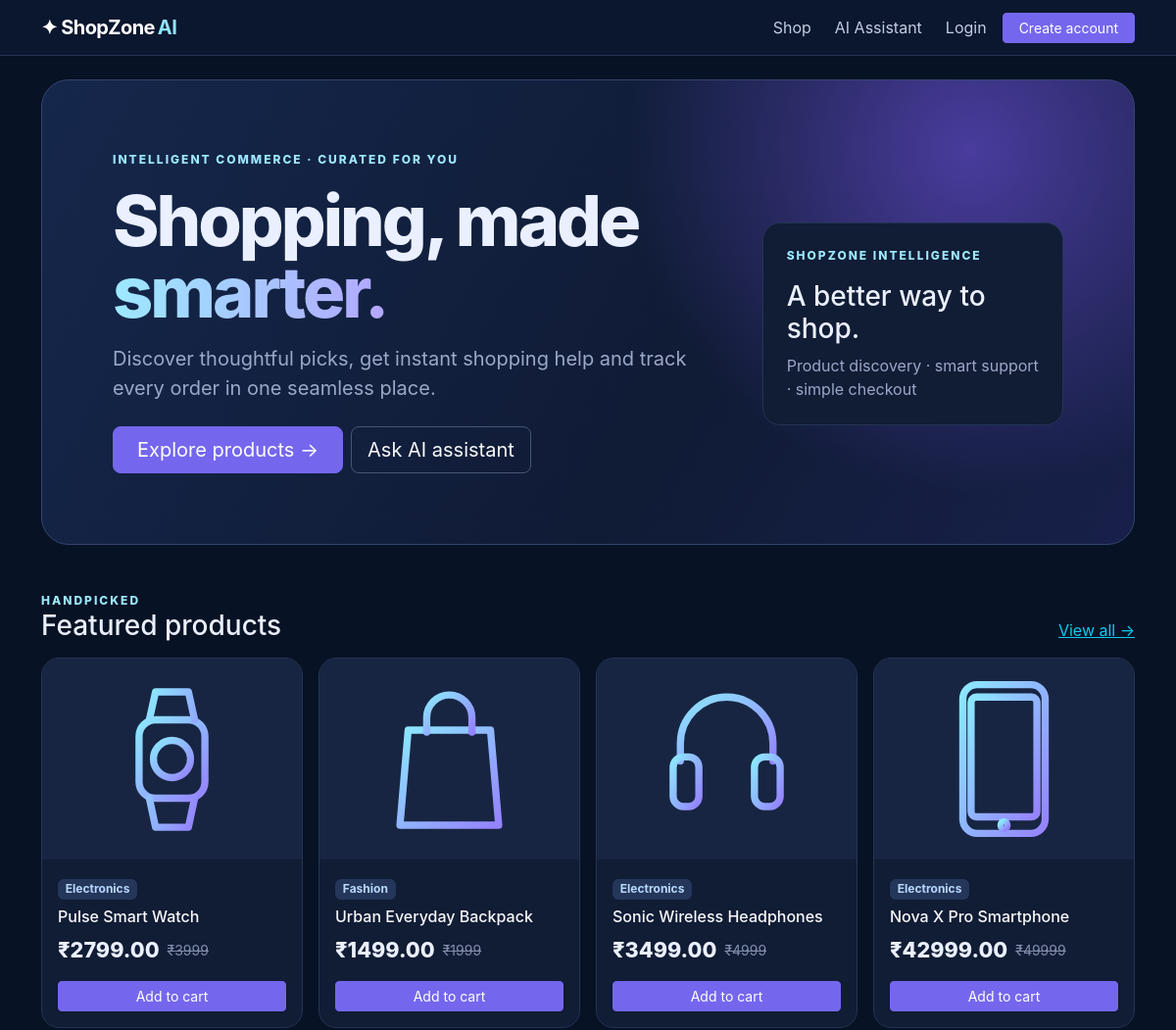
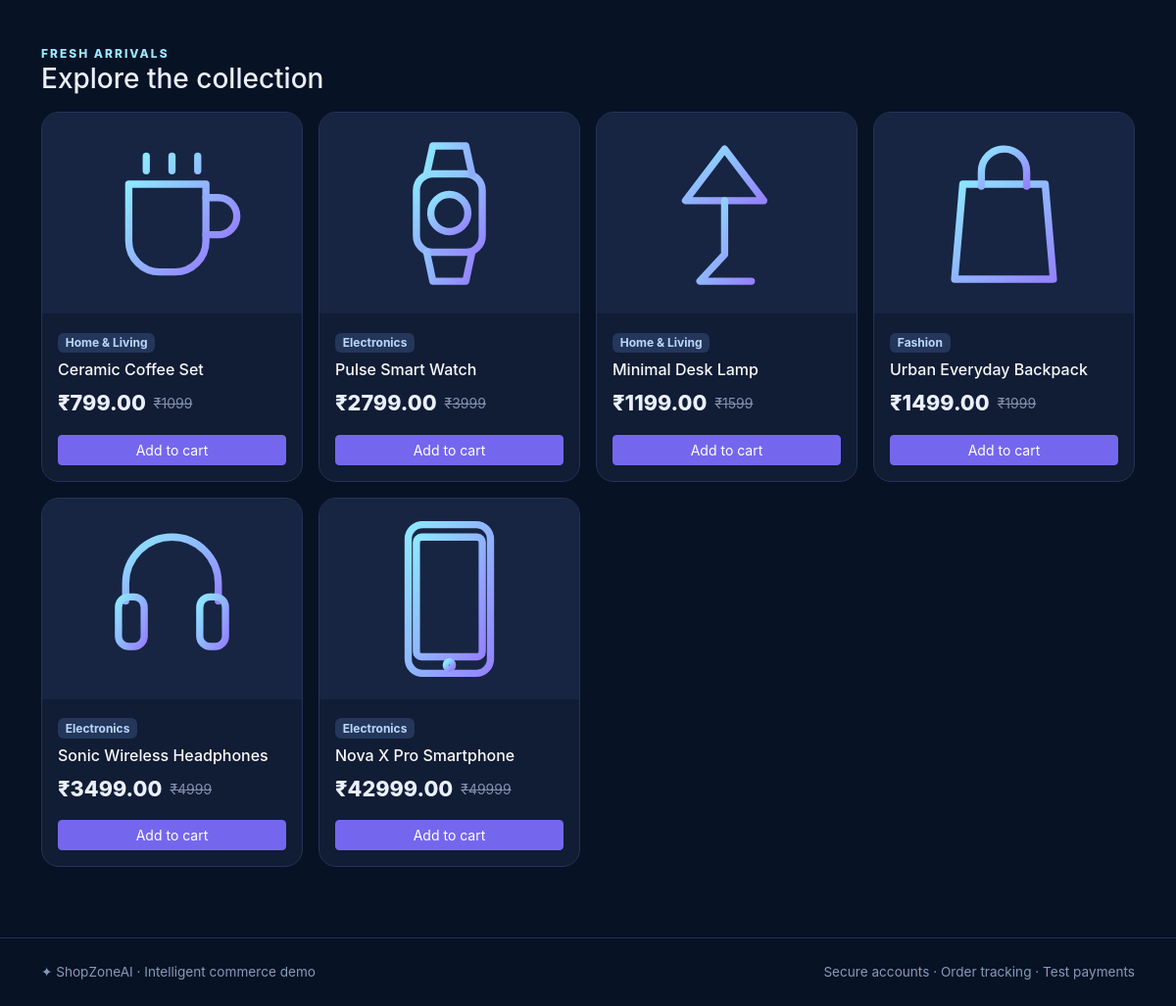
The page / on the database its author committed (2 pictures, top to bottom).
### app.py (models this page shows)
class Product(db.Model):
    id = db.Column(db.Integer, primary_key=True)
    name = db.Column(db.String(140), nullable=False)
    category = db.Column(db.String(70), nullable=False, default='General')
    description = db.Column(db.Text, nullable=False, default='')
    price = db.Column(db.Numeric(12,2), nullable=False, default=0)
    compare_price = db.Column(db.Numeric(12,2), default=0)
    stock = db.Column(db.Integer, nullable=False, default=0)
    image = db.Column(db.String(255), default='')
    active = db.Column(db.Boolean, default=True)
    featured = db.Column(db.Boolean, default=False)
    created_at = db.Column(db.DateTime, default=datetime.utcnow)

### app.py (the view)
@app.route('/')
def home():
    featured=Product.query.filter_by(active=True,featured=True).order_by(Product.created_at.desc()).limit(4).all()
    latest=Product.query.filter_by(active=True).order_by(Product.created_at.desc()).limit(8).all()
    categories=db.session.query(Product.category).filter_by(active=True).distinct().all()
    return render_template('home.html',featured=featured,products=latest,categories=[x[0] for x in categories])

### app.py (called while the page is built)
def current_user():
    uid = session.get('user_id')
    return db.session.get(User, uid) if uid else None

@app.context_processor
def inject_globals():
    u = current_user()
    count = CartItem.query.filter_by(user_id=u.id).count() if u and u.role == 'user' else 0
    return {'current_user':u, 'cart_count':count, 'currency':os.getenv('CURRENCY','INR')}

### templates/home.html
{% extends 'base.html' %}{% block content %}
<section class="hero mb-5"><div class="row align-items-center"><div class="col-lg-8"><div class="eyebrow mb-3">Intelligent commerce · curated for you</div><h1>Shopping, made <span class="gradient-text">smarter.</span></h1><p class="muted fs-5 mt-3 mb-4">Discover thoughtful picks, get instant shopping help and track every order in one seamless place.</p><a class="btn btn-primary btn-lg px-4 me-2" href="{{ url_for('products') }}">Explore products →</a><a class="btn btn-outline-light btn-lg" href="{{ url_for('assistant') }}">Ask AI assistant</a></div><div class="col-lg-4 d-none d-lg-block"><div class="panel p-4 mt-4"><div class="eyebrow">ShopZone intelligence</div><h3 class="mt-3">A better way to shop.</h3><p class="muted mb-0">Product discovery · smart support · simple checkout</p></div></div></div></section>
<div class="d-flex justify-content-between align-items-end mb-3"><div><div class="eyebrow">Handpicked</div><h2 class="h3 mb-0">Featured products</h2></div><a href="{{ url_for('products') }}" class="link-info">View all →</a></div>
<div class="row g-3 mb-5">{% for p in featured %}<div class="col-6 col-lg-3">{% include 'product_card.html' %}</div>{% else %}<p class="muted">No featured products yet. Admin can mark products as featured.</p>{% endfor %}</div>
<div class="d-flex justify-content-between align-items-end mb-3"><div><div class="eyebrow">Fresh arrivals</div><h2 class="h3 mb-0">Explore the collection</h2></div></div>
<div class="row g-3">{% for p in products %}<div class="col-6 col-lg-3">{% include 'product_card.html' %}</div>{% endfor %}</div>{% endblock %}

### templates/base.html (shortened to what this page needs)
<!doctype html><html lang="en"><head><meta charset="utf-8"><meta name="viewport" content="width=device-width, initial-scale=1">
<link href="https://cdn.jsdelivr.net/npm/bootstrap@5.3.3/dist/css/bootstrap.min.css" rel="stylesheet">
<link href="{{ url_for('static',filename='style.css') }}" rel="stylesheet"></head><body>
<nav class="navbar navbar-expand-lg navbar-dark nav-glass sticky-top"><div class="container">
<a class="navbar-brand fw-bold" href="{{ url_for('home') }}">✦ ShopZone<span class="brand-ai">AI</span></a>
<div class="collapse navbar-collapse" id="nav"><ul class="navbar-nav ms-auto align-items-lg-center gap-lg-2">
<li><a class="nav-link" href="{{ url_for('products') }}">Shop</a></li><li><a class="nav-link" href="{{ url_for('assistant') }}">AI Assistant</a></li>
{% if current_user %}<li class="nav-item"><span class="nav-link small text-info">Hi, {{ current_user.name.split()[0] }}</span></li><li><a class="btn btn-sm btn-outline-light" href="{{ url_for('logout') }}">Logout</a></li>
{% else %}<li><a class="nav-link" href="{{ url_for('login') }}">Login</a></li><li><a class="btn btn-sm btn-primary px-3" href="{{ url_for('register') }}">Create account</a></li>{% endif %}
</ul></div></div></nav>
<main class="container py-4">{% block content %}{% endblock %}</main>
<footer class="footer mt-5"><div class="container py-4 d-flex flex-wrap justify-content-between gap-2"><span>✦ ShopZoneAI · Intelligent commerce demo</span><span>Secure accounts · Order tracking · Test payments</span></div></footer>
<script src="https://cdn.jsdelivr.net/npm/bootstrap@5.3.3/dist/js/bootstrap.bundle.min.js"></script></body></html>

### templates/product_card.html
<div class="product-card"><a href="{{ url_for('product_detail',pid=p.id) }}"><img class="product-img" src="{{ url_for('static',filename=p.image if p.image else 'phone.svg') }}" onerror="this.src='{{ url_for('static',filename='phone.svg') }}'"></a><div class="p-3"><span class="badge badge-soft mb-2">{{ p.category }}</span><a class="text-decoration-none text-light" href="{{ url_for('product_detail',pid=p.id) }}"><h6 class="mb-2">{{ p.name }}</h6></a><div class="d-flex align-items-center gap-2 mb-3"><span class="price">₹{{ '%.2f'|format(p.price) }}</span>{% if p.compare_price and p.compare_price>p.price %}<small class="strike">₹{{ '%.0f'|format(p.compare_price) }}</small>{% endif %}</div><form method="post" action="{{ url_for('cart_add',pid=p.id) }}"><button class="btn btn-primary btn-sm w-100" {% if p.stock<1 %}disabled{% endif %}>{{ 'Add to cart' if p.stock else 'Out of stock' }}</button></form></div></div>

### static/style.css (style rules this page uses)
:root { --ink:#eaf0ff;--muted:#9aa8c7;--panel:#111c35;--line:#253454;--accent:#8b7cff }
* { box-sizing:border-box }
body { background:#081225;color:var(--ink);min-height:100vh;font-family:Inter,ui-sans-serif,system-ui,-apple-system,"Segoe UI",sans-serif }
.nav-glass { background:#0c1830ed;border-bottom:1px solid #253454;backdrop-filter:blur(18px) }
.navbar-brand { letter-spacing:-.6px }
.brand-ai { color:#8ee6ff;margin-left:3px }
.nav-link { color:#c3cde3!important }
.hero { background:radial-gradient(circle at 85% 15%,#493c9d 0,transparent 34%),linear-gradient(120deg,#15274c,#101b35 60%,#18204a);border:1px solid #34456e;border-radius:28px;padding:clamp(30px,6vw,76px);overflow:hidden }
.eyebrow { color:#9ce9ff;text-transform:uppercase;letter-spacing:2px;font-size:.75rem;font-weight:800 }
.hero h1 { font-size:clamp(2.5rem,6vw,4.7rem);line-height:1.02;letter-spacing:-3px;font-weight:850;max-width:700px }
.gradient-text { background:linear-gradient(90deg,#9ce9ff,#b3a6ff);-webkit-background-clip:text;color:transparent }
.muted { color:var(--muted) }
.panel,.product-card,.stat-card,.admin-side { background:var(--panel);border:1px solid var(--line);border-radius:18px }
.product-card { overflow:hidden;height:100%;transition:.2s }
.product-img { height:205px;width:100%;object-fit:contain;background:#172542;padding:18px }
.btn-primary { background:#7467ee;border-color:#7467ee }
.btn-outline-light { border-color:#455675 }
.badge-soft { background:#24365a;color:#b9d8ff }
.price { font-size:1.35rem;font-weight:800 }
.strike { color:#8290ad;text-decoration:line-through }
.footer { border-top:1px solid #23324d;color:#8999b8;font-size:.85rem }

### rows shown on the page
Product: image (picture), category "Electronics", name "Pulse Smart Watch", price "2799.00", compare_price "3999", stock "Add to cart"
Product: image (picture), category "Fashion", name "Urban Everyday Backpack", price "1499.00", compare_price "1999", stock "Add to cart"
Product: image (picture), category "Electronics", name "Sonic Wireless Headphones", price "3499.00", compare_price "4999", stock "Add to cart"
Product: image (picture), category "Electronics", name "Nova X Pro Smartphone", price "42999.00", compare_price "49999", stock "Add to cart"
Product: image (picture), category "Home & Living", name "Ceramic Coffee Set", price "799.00", compare_price "1099", stock "Add to cart"
Product: image (picture), category "Home & Living", name "Minimal Desk Lamp", price "1199.00", compare_price "1599", stock "Add to cart"
